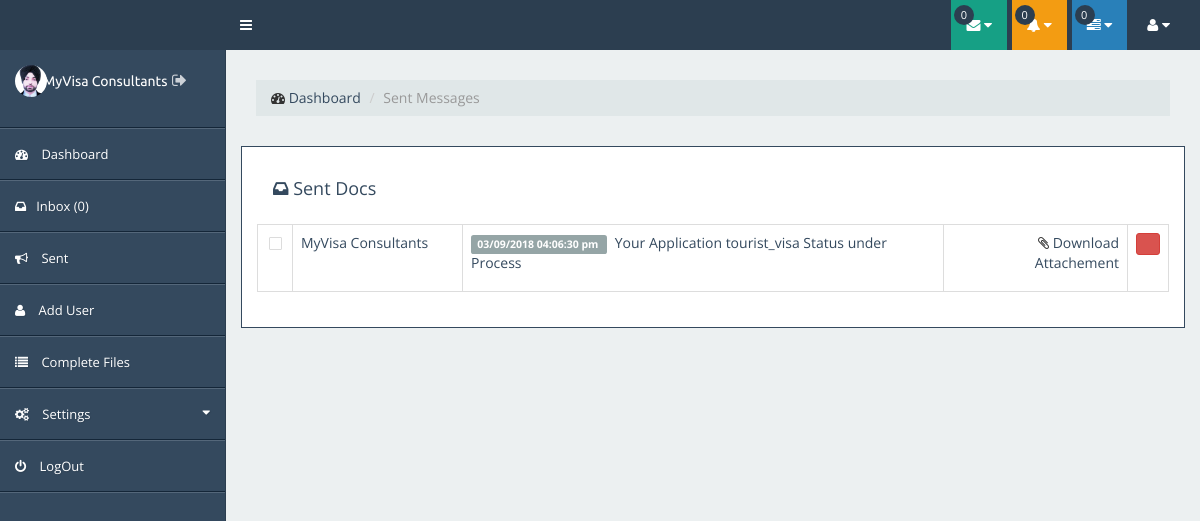
The app's page /a/sent.php (signed in) with its own data.
### tables this page shows
CREATE TABLE `userdatafeed` (
  `app_id` int(11) NOT NULL,
  `app_client_id` int(11) NOT NULL,
  `app_name` text NOT NULL,
  `app_mobile` text NOT NULL,
  `app_email` text NOT NULL,
  `app_cat` text NOT NULL,
  `app_subject` text NOT NULL,
  `app_message` longtext NOT NULL,
  `app_document` text NOT NULL,
  `app_status` text NOT NULL,
  `app_date` varchar(12) NOT NULL,
  `app_datetime` varchar(25) NOT NULL,
  `app_senderID` int(11) NOT NULL,
  `app_senderName` text NOT NULL,
  `app_senderEmail` text NOT NULL,
  `app_usertrash` enum('N','Y') NOT NULL,
  `app_admintrash` enum('N','Y') NOT NULL,
  `app_user_read_status` varchar(15) NOT NULL DEFAULT '0',
  `app_admin_read_status` varchar(15) NOT NULL DEFAULT '0',
  `app_timestemp` timestamp NOT NULL DEFAULT CURRENT_TIMESTAMP ON UPDATE CURRENT_TIMESTAMP
);

### a/class.admin.php (called while the page is built, shortened)
<?php
class ADMIN
{
private $conn;
public function __construct()
{
$database = new Database();
$db = $database->dbConnection();
$this->conn = $db;
}
public function runQuery($sql)
{
$stmt = $this->conn->prepare($sql);
return $stmt;
}
}

### a/sent.php (the view, shortened to what this page needs)
<?php
require_once 'class.admin.php';
$user_sent = new admin();
$stmt = $user_sent->runQuery("SELECT * FROM  tbl_admin WHERE adminID=:uid");
$stmt->execute(array(":uid"=>$_SESSION['adminSession']));
$row = $stmt->fetch(PDO::FETCH_ASSOC);
$stmt = $user_sent->runQuery("SELECT count(*) FROM userdatafeed WHERE app_client_id = :abc AND app_admintrash='N'  AND app_admin_read_status='unread-message' ");
$stmt->execute(array(":abc"=>$row['adminID']));
$countnotify = $stmt->fetchColumn();
?>
<?php include_once'include/header.php'; ?>
<div class="page-content">
<div class="row">
<div class="col-lg-12">
<div class="page-title">
<ol class="breadcrumb">
<li><i class="fa fa-dashboard"></i>  <a href="dashboard">Dashboard</a>
</li>
<li class="active">Sent Messages</li>
</ol>
</div>
</div>
</div>
<div class="row">
<div class="portlet portlet-default">
<div class="portlet-body">
<nav class="navbar mailbox-topnav" role="navigation">
<div class="navbar-header">
<a class="navbar-brand" href="inbox"><i class="fa fa-inbox"></i> Sent Docs </a>
</div>
</nav>
<div class="table-responsive mailbox-messages">
<table class="table table-bordered  table-hover">
<tbody>
<?php
$stmt = $user_sent->runQuery("SELECT * FROM userdatafeed WHERE app_senderid=:read AND app_admintrash='N' ORDER BY app_id DESC");
$stmt->execute(array(":read"=>$row['adminID']));
if($stmt->rowCount() > 0)
{
while($datarow=$stmt->fetch(PDO::FETCH_ASSOC))
{
extract($datarow);
$key = urlencode(base64_encode($datarow['app_id']));
?>
<tr class="clickableRow">
<td class="checkbox-col">
<input type="checkbox" class="selectedId" name="selectedId">
</td>
<td class="from-col"><a style="text-decoration:none;" href="read?message=<?php echo $key; ?>"><?php echo $datarow['app_senderName']; ?> </a></td>
<td>
<p><a style="text-decoration:none;" href="read?message=<?php echo $key; ?>"><span class="label gray"><?php echo $datarow['app_datetime']; ?> </span>&nbsp;  <?php echo $datarow['app_subject']; ?>
</a>
</td>
<td class="date-col"><i class="fa fa-paperclip"></i><a href="#"> Download Attachement</a> </td>
<td><a style="float: right;" class="btn btn-xs btn-danger" href="sent?delkey=<?php echo $key; ?>" title="click for delete" onclick="return confirm('sure to delete ?')"><span class="glyphicon glyphicon-trash"></span></a></td>
</tr>
<?php
}
}
else
{
?>
<tr class="clickableRow">
<td class="from-col"><span style="color: red" class="glyphicon glyphicon-info-sign"></span> &nbsp; 0 Message </td>
</tr>
<?php
}
?>
</table>
</div>
</div>
</div>
</div>
</div>
</div>
</div>
<?php include('include/footer.php'); ?>

### a/include/side-navbar.php (shortened to what this page needs)
<nav class="navbar-side" role="navigation">
<div class="navbar-collapse sidebar-collapse collapse">
<ul id="side" class="nav navbar-nav side-nav">
<li class="side-user hidden-xs">
	<div style="float: left;margin-left: -20px !important;  width: 35px;">
<img class="img-circle" height="32" width="32" src="images/<?php echo $row['adminPhoto'];?>" alt="<?= $row['adminName']; ?>">
</div>
<div class="">
<p class="name tooltip-sidebar-logout">
<span style="color: #fff; font-size: 14px; margin-left: 0px;" class="last-name" ><?php echo $row['adminName']; ?></span> <a style="color: inherit; font-size: 16px;" class="logout_open" href="logout" data-toggle="tooltip" data-placement="top" title="Logout"><i class="fa fa-sign-out"></i></a>
</p>
</div>
<div class="clearfix"></div>
</li>
<li>
<a href="dashboard">
<i class="fa fa-dashboard"></i>  Dashboard
</a>
</li>
<li>
<a href="inbox">
<i class="fa fa-inbox"></i>Inbox (<?php echo $countnotify; ?>)
</a>
</li>
<li>
<a href="sent">
<i class="fa fa-bullhorn"></i>  Sent
</a>
</li>
<li>
<a href="adduser">
<i class="fa fa-user"></i>  Add User
</a>
</li>
<li>
<a href="complete">
<i class="fa fa-list"></i> Complete Files
</a>
</li>
<li class="panel">
<a href="javascript:;" data-parent="#side" data-toggle="collapse" class="accordion-toggle" data-target="#usersettings">
<i class="fa fa-cogs"></i> Settings <i class="fa fa-caret-down"></i>
</a>
</li>
<li>
<a href="logout">
<i class="fa fa-power-off"></i> LogOut
</a>
</li>
</ul>
</div>
</nav>

### a/assset/css/style.css (style rules this page uses)
body { font-family: "Open Sans","Helvetica Neue",Helvetica,Arial,sans-serif; }
a, a:hover, a:active, a:focus { color: #34495e; }
@media (min-width:768px) { body { background: #34495e; } }
.gray { background-color: #95a5a6; }
@media (min-width:768px) { .page-content { opacity: 0.3; -webkit-transition: opacity .4s linear; -moz-transition: opacity .4s linear; -o-transition: opacity .4s linear; transition: opacity .4s linear; } }
@media (min-width:768px) { .page-content-ease-in { opacity: 1; } }
.navbar-side .navbar-collapse { max-height: none; border: none; }
.navbar-side li.side-user { display: block; width: 100%; padding: 15px; border-top: none !important; border-bottom: 1px solid #142638; text-align: center; }
.navbar-side .side-user img { display: block; margin-bottom: 15px; margin-left: 20px; }
.navbar-side .side-user .name { margin: 0; font-family: "Ubuntu","Helvetica Neue",Helvetica,Arial,sans-serif; font-size: 20px; font-weight: 300; color: #ccd1d7; }
.navbar-side .side-user .name .last-name { font-weight: 400; color: #fff; }
.navbar-side ul.side-nav { margin-top: 0; margin-bottom: 0; border-bottom: 1px solid #54677a; font-size: 13px; background-color: #34495e; }
.navbar-side .navbar-nav>li>a, .navbar-side .navbar-nav>li>a:focus, .navbar-side .navbar-nav>li>a:hover, .navbar-side .navbar-nav>li>a:active { text-shadow: 1px 1px 1px rgba(0,0,0,0.1); outline: none; color: #fff; background-color: #34495e; }
.navbar-side .side-nav li, .navbar-side .side-nav li.panel { border-top: 1px solid #54677a; border-bottom: 1px solid #142638; }
.navbar-side .side-nav li.panel i.fa, .navbar-side .side-nav li i.fa { padding-right: 10px; }
.navbar-side .side-nav .fa-caret-down { float: right; margin-top: 2px; margin-right: -10px; }
@media (min-width:768px) { .navbar-side { z-index: 1020; position: absolute; top: 50px; width: 100%; border-radius: 0; } }
@media (min-width:768px) { .navbar-side .side-nav { position: absolute; left: 0; width: 225px; border: none; border-radius: 0; overflow-y: auto; } }
@media (min-width:768px) { .navbar-side ul.side-nav { background-color: transparent; } }
@media (min-width:768px) { .navbar-side .side-nav > li > a { width: 225px; } }
.page-title { margin: 30px 0; }
.page-title .breadcrumb { margin-bottom: 0; background-color: #e0e7e8; }
.portlet { margin-bottom: 15px; }
.portlet { border: 1px solid; }
.portlet .portlet-body { padding: 15px; background: #fff; }
.portlet-default, .portlet-dark-blue, .portlet-default>.portlet-heading, .portlet-dark-blue>.portlet-heading { border-color: #34495e; }
@media (min-width:768px) { .portlet { margin-bottom: 30px; } }
.mailbox-topnav { margin-bottom: 0; }
.mailbox-messages { overflow: auto; }
.mailbox-topnav>.navbar-header { width: 200px; }
.checkbox-col { width: 35px; text-align: center; }
.date-col { min-width: 100px; overflow: hidden; text-align: right; }
.from-col { min-width: 170px; overflow: hidden; }
@media (min-width:865px) { .mailbox-topnav { margin-bottom: 10px; } }
.navbar-side .side-nav > .panel { margin-bottom: 0; border: none; border-radius: 0; background-color: transparent; box-shadow: none; }
.panel { box-shadow: none; }
.input-group-sm>.form-control, .input-group-sm>.input-group-addon, .input-group-sm>.input-group-btn>.btn, .input-group-lg>.form-control, .input-group-lg>.input-group-addon, .input-group-lg>.input-group-btn>.btn, .list-group-item:first-child, .list-group-item:last-child, .modal-flex, .btn-square, .squared, .form-control, .input-group-addon, .input-group-btn .btn, .dropdown-menu, .panel-group .panel, .panel-group .panel-heading, .breadcrumb, .nav-tabs > li > a { border-radius: 0; }
input[type="radio"], .radio input[type="radio"], .radio-inline input[type="radio"], input[type="checkbox"], .checkbox input[type="checkbox"], .checkbox-inline input[type="checkbox"] { position: relative; -webkit-appearance: none; appearance: none; width: 13px; height: 13px; border: 1px solid #dcdcdc; border-width: 0\0; border-radius: 1px; background: white; }

### records on screen
userdatafeed: app_senderName "MyVisa Consultants", app_datetime "03/09/2018 04:06:30 pm", app_subject "Your Application tourist_visa Status under Process"

### other values on screen
$countmails "0"
$countnotify "0"
$row['adminName'] "MyVisa Consultants"
